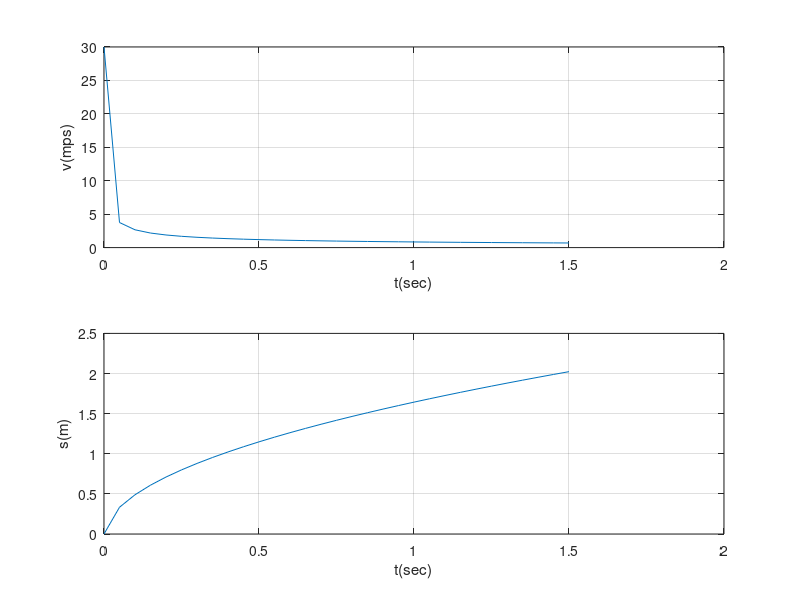

Source code (MATLAB):
t=0:0.05:1.5;
v0=30;
v=(1.4*t+1/v0^2).^-0.5;
s=2/1.4*(sqrt(1.4*t+1/v0^2)-1/30);
figure(1)
subplot(2,1,1)
plot(t,v)
xlabel('t(sec)')
ylabel('v(mps)')
grid on 
subplot(2,1,2)
plot(t,s)
xlabel('t(sec)')
ylabel('s(m)')
grid on